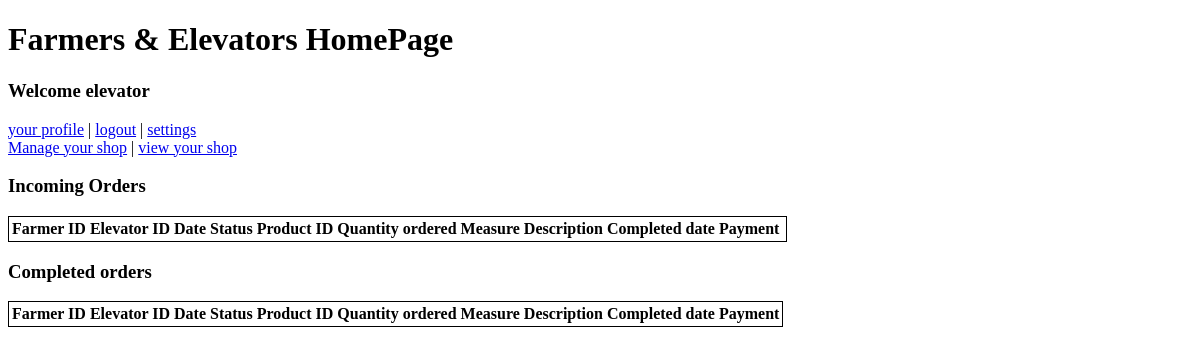
The app's page /home (signed in), older data.
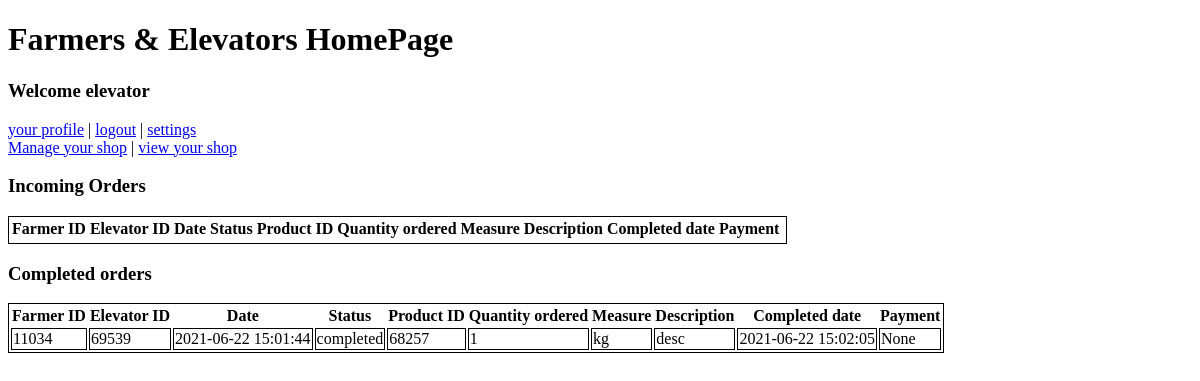
The same page, newer data.
### tables this page shows
CREATE TABLE orders(farmer_id int, elevator_id int, date date, status varchar(255), product_id int, quantity_int int, quantity_type varchar(50), description text, completed_date date, payment varchar(255));

### app.py (the view, shortened to what this page needs)
@app.route('/home')
def homepage():
    if 'username' in session:
        if session["elevator"] == True:
            orders = elevatorGetOrders(session["user_id"])
            return render_template('home-elevator.html', username=session["username"], id=session["user_id"], orders=orders)
    else:
        return redirect("/", code=302)

### app.py (called while the page is built)
def elevatorGetOrders(elevator_id):
    con = lite.connect('base.db')
    cur = con.cursor()
    cur.execute(f"SELECT * from orders WHERE elevator_id='{elevator_id}';")
    result = cur.fetchall()
    if not result:
        result = []
    else:
        result = ['' if x is None else x for x in result]
    cur.close()
    return result

### templates/home-elevator.html (shortened to what this page needs)
<!doctype html>
<h1>Farmers & Elevators HomePage</h1>
<nav>
  <h3>Welcome {{username}}</h3>
  <a href="{{ url_for('profile', id = id)}}">your profile</a> |
  <a href="/logout">logout</a> |
  <a href="/settings-elevator">settings</a>
</nav>
<nav>
  <a href="/manage-shop">Manage your shop</a> |
  <a href="{{ url_for('shop', name = username)}}">view your shop</a>
</nav>
<div>
  <h3>Incoming Orders</h3>
  <table style="border: 1px solid;">
    <thead>
      <tr>
        <th>Farmer ID</th>
        <th>Elevator ID</th>
        <th>Date</th>
        <th>Status</th>
        <th>Product ID</th>
        <th>Quantity ordered</th>
        <th>Measure</th>
        <th>Description</th>
        <th>Completed date</th>
        <th>Payment</th>
        <th></th>
      </tr>
    </thead>
  </table>
</div>
<div>
  <h3>Completed orders</h3>
  <table style="border: 1px solid;">
    <thead>
      <tr>
        <th>Farmer ID</th>
        <th>Elevator ID</th>
        <th>Date</th>
        <th>Status</th>
        <th>Product ID</th>
        <th>Quantity ordered</th>
        <th>Measure</th>
        <th>Description</th>
        <th>Completed date</th>
        <th>Payment</th>
      </tr>
    </thead>
    {% for order in orders %}
      <tr>
        {% if order[3] != 'to process'%}
          {% for i in order %}
            <td style="border: 1px solid;">{{i}}</td>
          {% endfor %}
        {% endif %}
      </tr>
    {% endfor %}
  </table>
</div>

Row changes from the older to the newer data that the page shows:
added orders: farmer "11034", elevator "69539", date "2021-06-22 15:01:44", status "completed", product "68257", order "1" "None", quantity_type "kg", description "desc", completed_date "2021-06-22 15:02:05"
